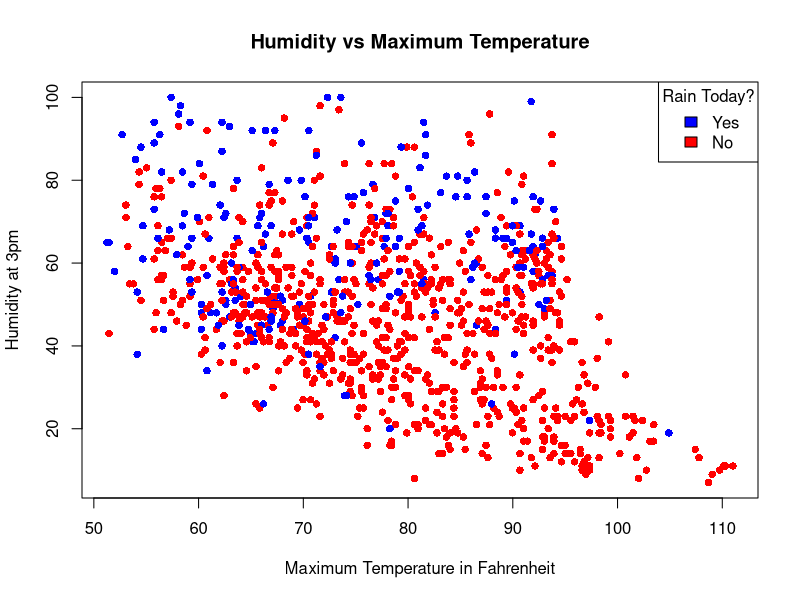
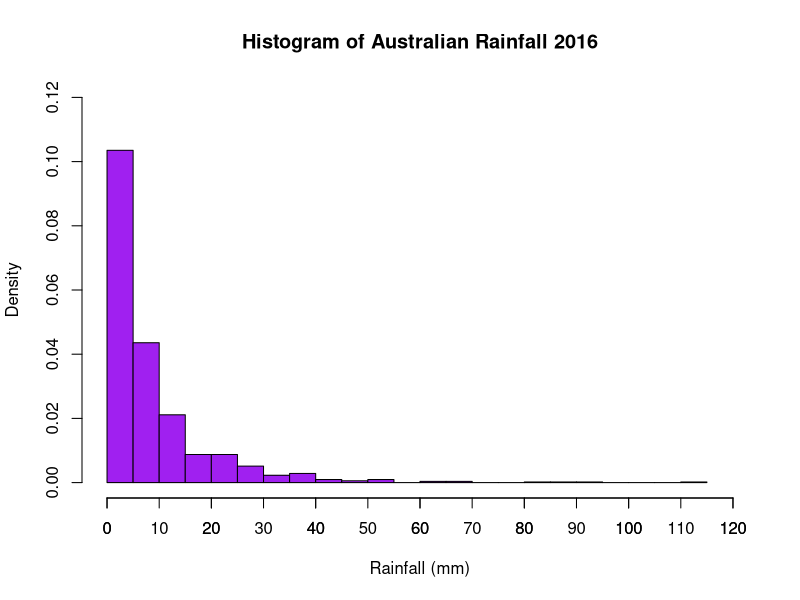
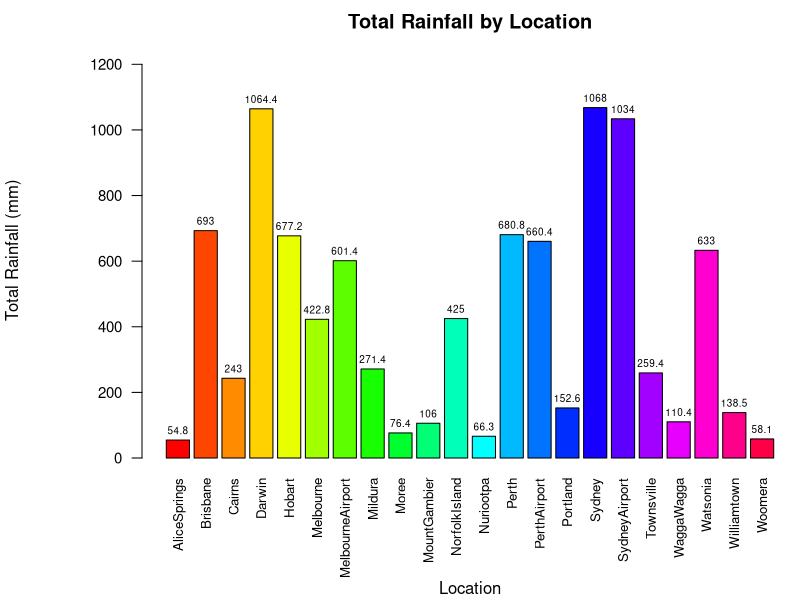
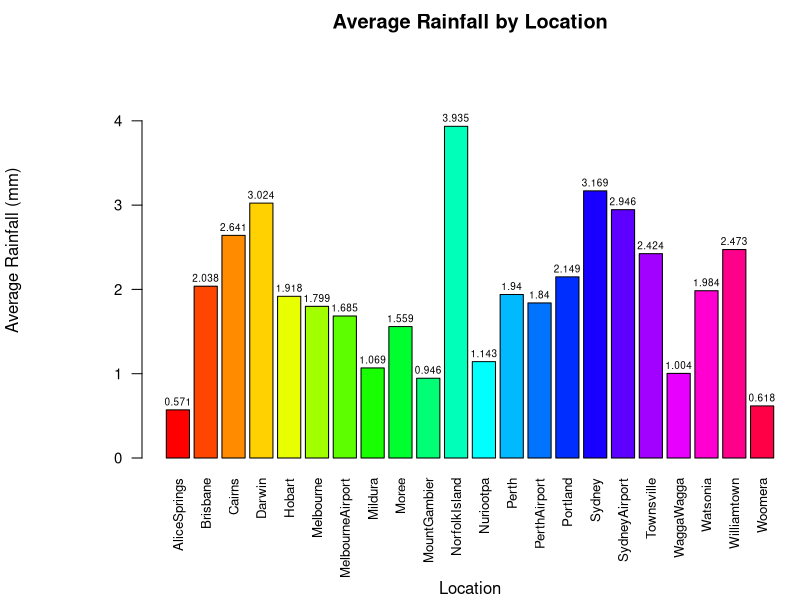
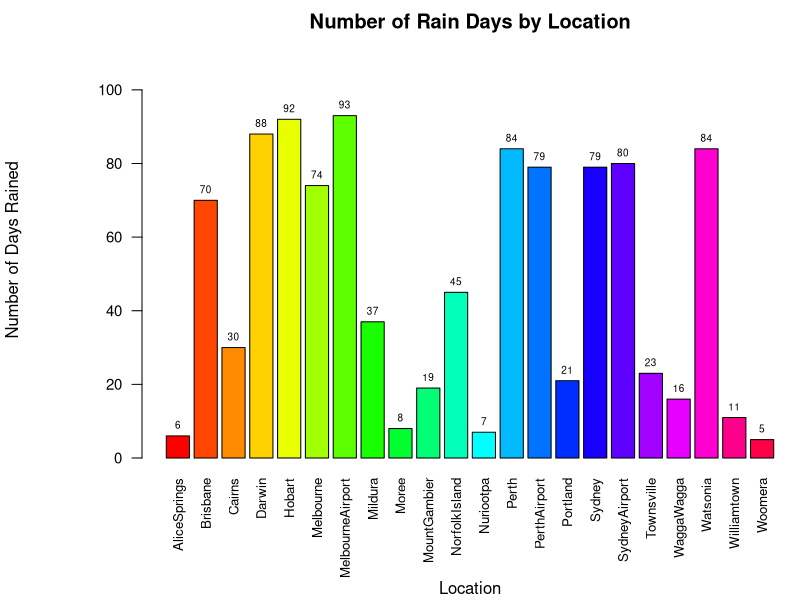
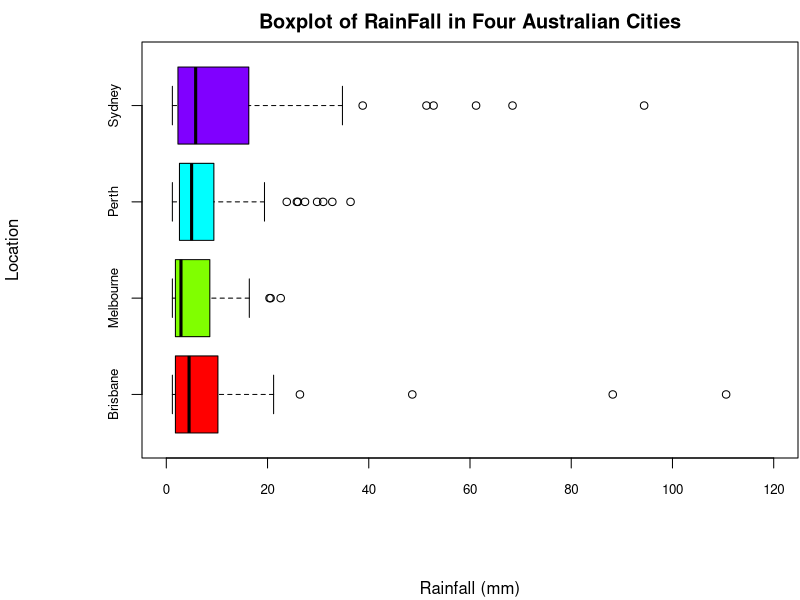

The R script that drew these images, in order:
## ---- chunk 1
rain = read.csv("weatherAUS.csv", sep=",", header=TRUE)
rain = na.omit(rain)
head(rain, 4)
## ---- chunk 2
library(dplyr)
rainSample = sample_n(rain,1000)
MaxTempF = ((9 * rainSample$MaxTemp )/5) + 32
Colors= ifelse(rainSample$RainToday == "No", "red", "blue")#red = no, blue = yes
plot(MaxTempF,rainSample$Humidity3pm, pch = 16, 
     xlab = "Maximum Temperature in Fahrenheit", ylab = "Humidity at 3pm",
     main = "Humidity vs Maximum Temperature", col = Colors)
legend("topright", legend = c("Yes","No"), fill = c("blue", "red"), 
       title = "Rain Today?")
## ---- chunk 3
hist(x = rain$Rainfall[rain$RainToday == "Yes"], freq = F,xlim = c(0, 120), 
     ylim = c(0,0.12), xlab = "Rainfall (mm)", 
     main = "Histogram of Australian Rainfall 2016", col = "purple", 
     breaks = 20)
axis(1, at = seq(0,120,10))
## ---- chunk 4
rainfallMean = mean(rain$Rainfall[rain$RainToday == "Yes"])
sprintf('Mean of Rainfall for days it rained: %fmm', rainfallMean)
rainfallMedian = median(rain$Rainfall[rain$RainToday == "Yes"])
sprintf('Median of Rainfall for days it rained: %.2fmm', rainfallMedian)

## ---- chunk 5
cities = tapply(X = rain$Rainfall, INDEX = rain$Location, FUN = sum)
par(mar = c(7,7,2,0) + 0.1, mgp = c(6,1,0))
citiesPlot <- barplot(cities, ylim = c(0, max(cities)+ 200), xlab = "Location", 
                      ylab = "Total Rainfall (mm)", 
                      las = 2, cex.names = 0.8, cex.axis = 0.9, 
                      col = rainbow(22), main = "Total Rainfall by Location")
text(citiesPlot, y = cities+30, labels = as.character(cities), cex = 0.6)

## ---- chunk 6
citiesM = tapply(X = rain$Rainfall, INDEX = rain$Location, FUN = mean)
par(mar = c(7,7,2,0) + 0.1, mgp = c(6,1,0))
citiesMPlot <- barplot(citiesM, ylim = c(0, max(citiesM)+1), xlab = "Location", 
                       ylab = "Average Rainfall (mm)", las = 2, cex.names = 0.8, 
                       cex.axis = 0.9, col = rainbow(22), 
                       main = "Average Rainfall by Location")
text(citiesMPlot, y = citiesM+0.1, labels = as.character(round(citiesM,3)), 
     cex = 0.6)
## ---- chunk 7
citiesC = table(rain$Location[rain$RainToday == "Yes"])
par(mar = c(7,7,2,0) + 0.1, mgp = c(6,1,0))
citiesCPlot <- barplot(citiesC, ylim = c(0, max(citiesC)+20), xlab = "Location", 
                       ylab = "Number of Days Rained", las = 2, cex.names = 0.8, 
                       cex.axis = 0.9, col = rainbow(22), 
                       main = "Number of Rain Days by Location")
text(citiesCPlot, y = citiesC+3, labels = as.character(citiesC), cex = 0.6)
## ---- chunk 8
rainCity=rain[rain$Location %in% c('Brisbane', 'Melbourne', 'Perth', 'Sydney'),]
y = seq(0,120,5)
boxplot(Rainfall ~ Location, data = rainCity[rainCity$RainToday == "Yes", ],
        col = rainbow(4), xlab = "Rainfall (mm)",
        main = "Boxplot of RainFall in Four Australian Cities", horizontal = T, 
        cex.axis = 0.8, ylim = c(0, 120))
